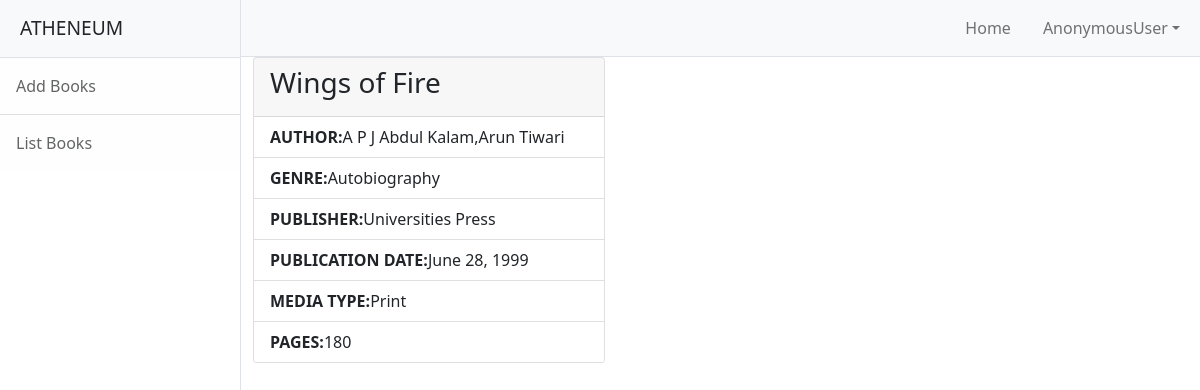
Page /library/books/detail/1 on the earlier database version.
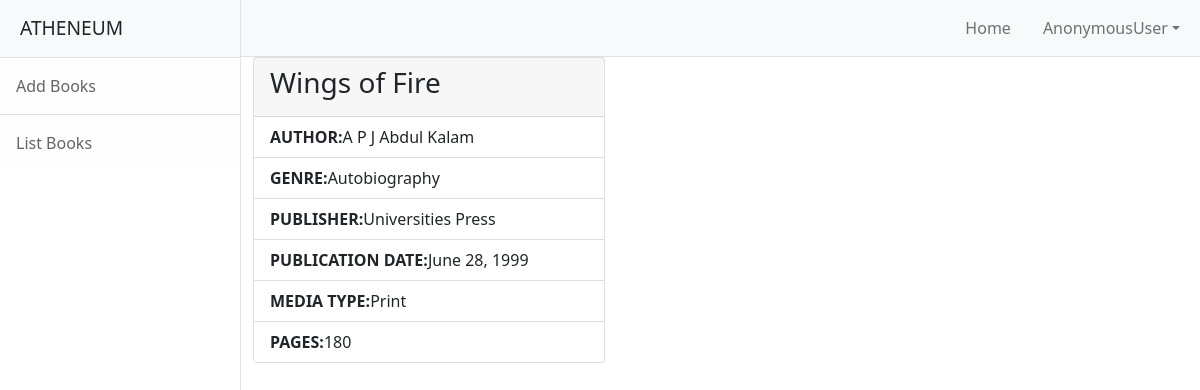
Same page on the later database version.
### library/models.py (models this page shows, shortened)
class Books(models.Model):
    book_title=models.CharField(max_length=150)
    library=models.ForeignKey(User,on_delete=models.CASCADE,related_name="library")
    Author=models.CharField(max_length=150)
    Cover_artist=models.CharField(max_length=150)
    Genre=models.CharField(max_length=150)
    Publisher=models.CharField(max_length=150)
    Publication_date=models.DateField(null=True)
    Media_type=models.CharField(max_length=150)
    Pages=models.PositiveIntegerField(default=0)
    active_status = models.BooleanField(default=True)

### library/views.py (the view)
# urls.py: path("books/detail/<int:id>",views.BookDetailView.as_view(),name="lib-bookdetail"),
class BookDetailView(DetailView):
    model = Books
    context_object_name = "book"
    template_name = "lib-bookdetail.html"
    pk_url_kwarg = "id"

### library/templates/lib-bookdetail.html (shortened to what this page needs)
{%extends 'base.html'%}
{%block body_block%}
<div class="row">
    <div class="col-12">
        <div class="card" style="width: 22rem;">
  <div class="card-header">
    <h3>{{book.book_title}}</h3>
  </div>
  <ul class="list-group list-group-flush">
        <li class="list-group-item"><strong>AUTHOR:</strong>{{book.Author}}</li>
        <li class="list-group-item"><strong>GENRE:</strong>{{book.Genre}}</li>
        <li class="list-group-item"><strong>PUBLISHER:</strong>{{book.Publisher}}</li>
        <li class="list-group-item"><strong>PUBLICATION DATE:</strong>{{book.Publication_date}}</li>
        <li class="list-group-item"><strong>MEDIA TYPE:</strong>{{book.Media_type}}</li>
        <li class="list-group-item"><strong>PAGES:</strong>{{book.Pages}}</li>
  </ul>
</div>
    </div>
</div>
{%endblock%}

Differences in the rows shown:
changed Books "Wings of Fire": Author "A P J Abdul Kalam,Arun Tiwari" → "A P J Abdul Kalam"
